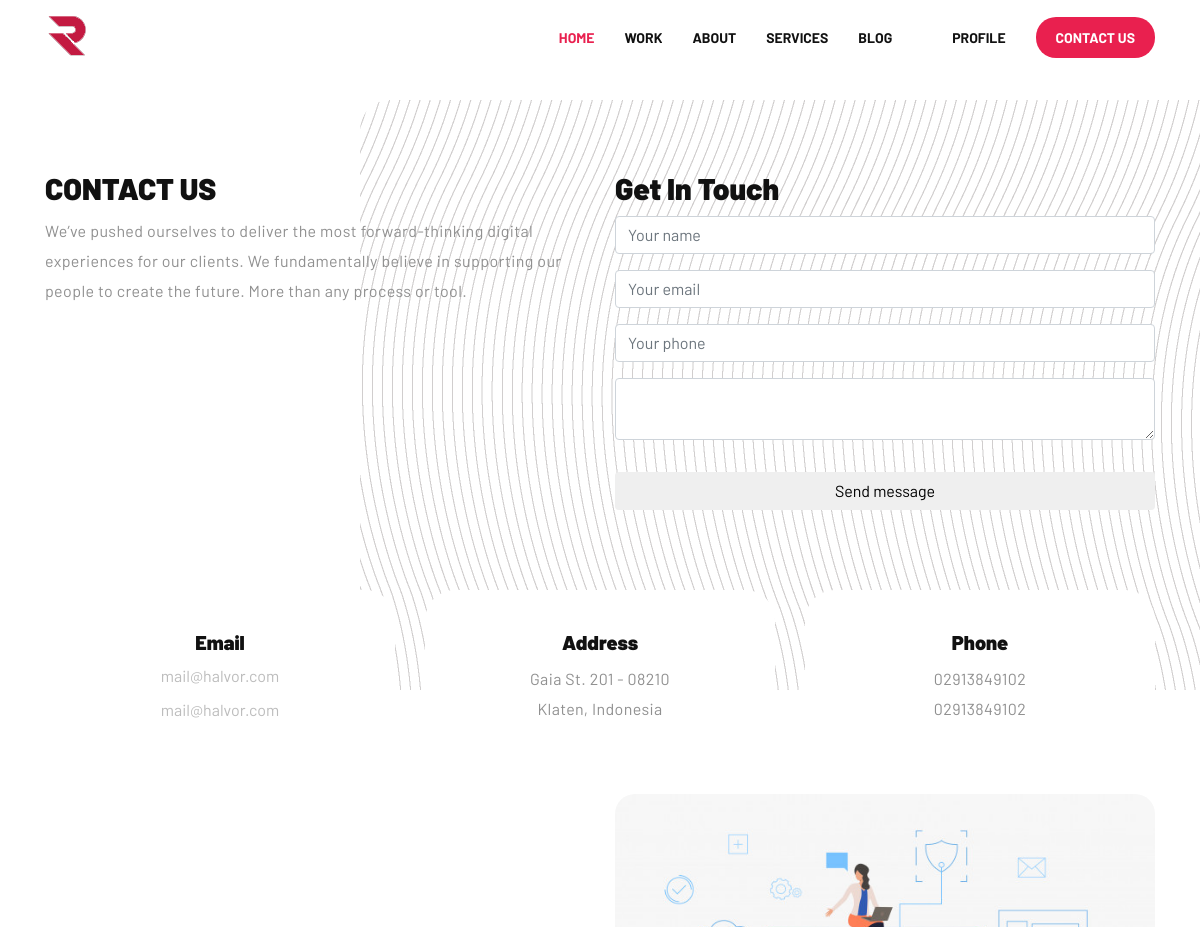
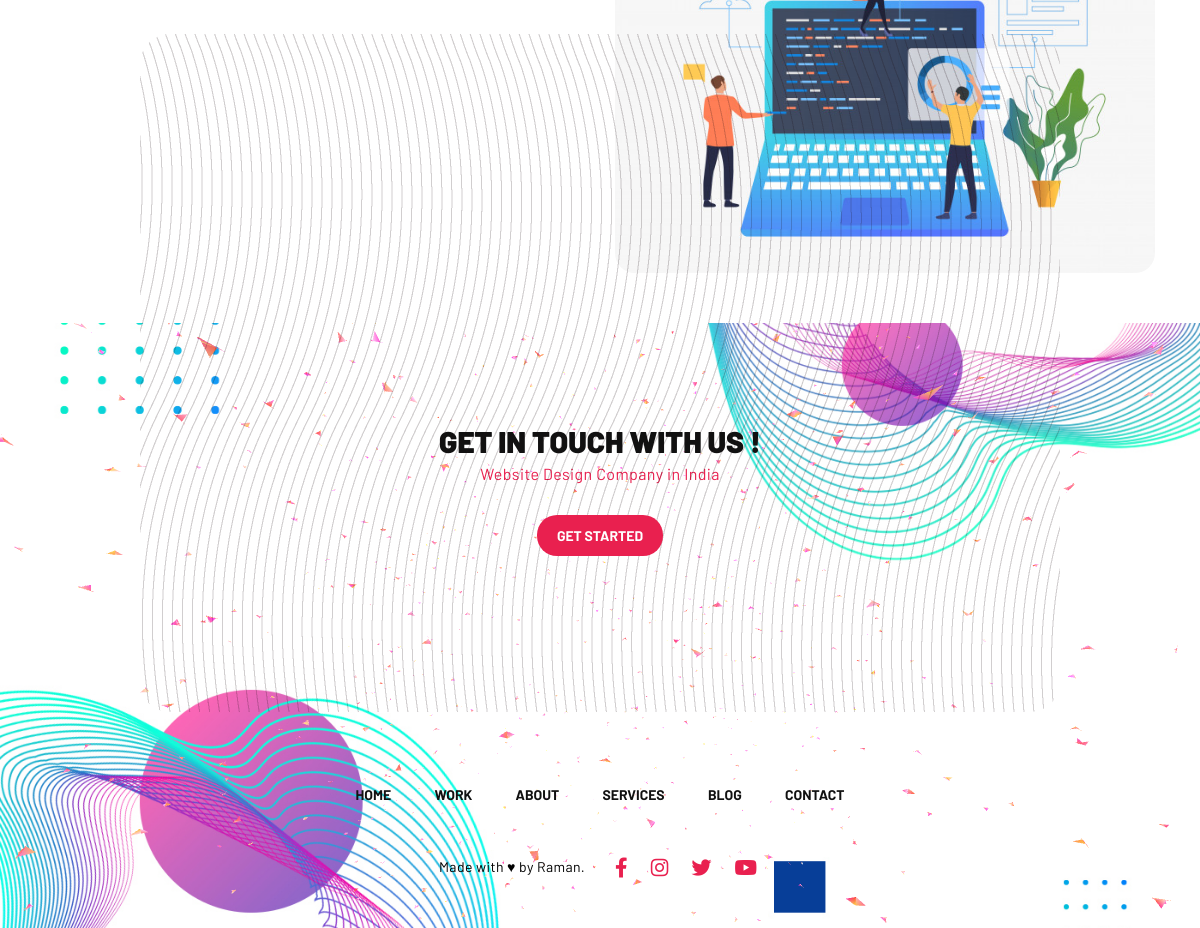
Page /contact/ on the committed database (2 pictures, top to bottom).
### frontend/models.py (models this page shows, shortened)
class Metadatas(models.Model):
	title = models.TextField()
	keyword = models.TextField()
	description = models.TextField()
	logo = models.ImageField(upload_to='images/', null=True)
	class Meta:
		verbose_name= 'Metadatas'
		verbose_name_plural= 'Metadata'

class Footer(models.Model):
	background = models.ImageField(upload_to='images/', null=True)
	title = models.CharField(max_length=50)
	shorttitle = models.CharField(max_length=50)
	copyright = models.CharField(max_length=50)
	class Meta:
		verbose_name = 'Footers'
		verbose_name_plural ='Footer'

### frontend/views.py (the view, shortened to what this page needs)
# urls.py: path('contact/', views.contact, name='contact'),
def contact(request):
	ContactHome = ContactDetails.objects.all()
	FooterContact = Footer.objects.all()
	MetaContact = Metadatas.objects.all()
	return render(request, 'contact.html', {'Homemessage':ContactHome, 'Foot':FooterContact, 'Metadat':MetaContact})

### frontend/templates/contact.html (shortened to what this page needs)
{% extends 'home.html' %}
{% load static %}
{% block body %}
    <div id="halvor">
        <section class="header-page">
            <div class="container">
                <div class="row">
                    <div class="col-md-6 col-12 text-md-left text-center mt-30">
                        <div class="head-text">
                            <h2>CONTACT US</h2>
                            <p>We’ve pushed ourselves to deliver the most forward-thinking digital experiences for our
                                clients. We fundamentally believe in supporting our people to create the future. More
                                than
                                any process or tool.</p>
                        </div>
                    </div>
                    <div class="col-md-6 col-12 text-md-left text-center mt-30">
                        <div class="head-text">
                            <h2>Get In Touch</h2>
                            <form class="form-default"  role="form" action="" method="POST">
                                  <div class="form-group">
                                    <div class="input-group input-group--style-1">
<input type="text" class="form-control" placeholder="Your name" id="cName" autocomplete="off" name="name" value="" maxlength="75" required="required">
 </div>
</div>
<div class="form-group">
                                    <div class="input-group input-group--style-1">
<input type="email" class="form-control" placeholder="Your email" id="cName" autocomplete="off" name="email" value="" maxlength="75" required="required">
 </div>
</div>
<div class="form-group">
                                    <div class="input-group input-group--style-1">
<input type="number" class="form-control" placeholder="Your phone" id="cName" autocomplete="off" name="phone" value="" maxlength="13" required="required">
 </div>
</div>
<div class="form-group">
                                    <div class="input-group input-group--style-1">
<textarea class="form-control" name="message"></textarea>
 </div>
</div>
<div class="row align-items-center">
                                                <div class="col-12 text-right  mt-3">
                                                    <button type="submit" class="btn btn-styled btn-base-1 w-100 btn-md">Send message</button>
                                                </div>
                                            </div>
                            </form>
                        </div>
                    </div>
                </div>
                <div id="headmove" class="lines-page">
                    <div data-depth="0.2" class="img-line">
                    </div>
                </div>
            </div>
        </section>
        <section class="contact between text-center">
            <div class="container">
                <div class="row">
                    <div class="col-md-4">
                        <div class="contact-item">
                            <h2>Email</h2>
                            <a href="mailto:someone@example.com?Subject=Hello%20again" target="_top">mail@halvor.com</a>
                            <a href="mailto:someone@example.com?Subject=Hello%20again" target="_top">mail@halvor.com</a>
                        </div>
                    </div>
                    <div class="col-md-4">
                        <div class="contact-item">
                            <h2>Address</h2>
                            <p>Gaia St. 201 - 08210</p>
                            <p>Klaten, Indonesia</p>
                        </div>
                    </div>
                    <div class="col-md-4">
                        <div class="contact-item">
                            <h2>Phone</h2>
                            <p>02913849102</p>
                            <p>02913849102</p>
                        </div>
                    </div>
                    <div class="col-md-6 mt-30">
                           <iframe class="img-fluid" src="https://www.google.com/maps/embed?pb=!1m18!1m12!1m3!1d124452.10752062181!2d79.04830127807635!3d12.899466771065892!2m3!1f0!2f0!3f0!3m2!1i1024!2i768!4f13.1!3m3!1m2!1s0x3bad38e61fa68ffb%3A0xbedda6917d262b5e!2sVellore%2C%20Tamil%20Nadu!5e0!3m2!1sen!2sin!4v1608530174484!5m2!1sen!2sin" style="width:100%;height:400px;border-radius:25px"frameborder="0" style="border:0;" allowfullscreen="" aria-hidden="false" tabindex="0"></iframe>
                        </div>
                        <div class="col-md-6 mt-30">
                            <img class="img-fluid" src="{% static 'assets/img/contact/2.jpg' %}" alt="">
                        </div>
                </div>
            </div>
        </section>
{% endblock body %}

### frontend/templates/home.html (shortened to what this page needs)
{% load static %}
<!DOCTYPE html>
<html lang="en">
{% for data in Metadat %}
<head>
    <link rel="stylesheet" href="{% static 'assets/css/plugin.css' %}">
    <link rel="stylesheet" href="{% static 'assets/css/style.css' %}">
    <link rel="stylesheet" href="{% static 'assets/css/responsive.css' %}">
    <link rel="stylesheet" href="{% static 'assets/fonts/font-awesome/css/all.css' %}">
</head>
<body>
    <nav>
        <div class="container">
            <div class="navbars">
                <div class="logo">
                    <a class="load-halvor" href="{% url 'index' %}">
                        <img src="/images/{{data.logo}}" alt="">
                    </a>
                </div>
                <ul class="links">
                    <li class="normal-link active"><a class="load-halvor" data-link='HOME'
                            href="{% url 'index' %}">HOME</a></li>
                    <li class="normal-link"><a class="load-halvor" data-link='WORK' href="{% url 'work' %}">WORK</a></li>
                    <li class="normal-link"><a class="load-halvor" data-link='ABOUT' href="{% url 'about' %}">ABOUT</a></li>
                    <li class="normal-link"><a class="load-halvor" data-link='SERVICES' href="{% url 'service' %}">SERVICES</a>
                    </li>
                    <li class="normal-link"><a class="load-halvor" data-link='BLOG' href="{% url 'blog' %}">BLOG</a></li>
                    <li>
                        <li class="normal-link"><a class="load-halvor" data-link='PROFILE' href="{% url 'profile' %}">PROFILE</a></li>
                    <li>
                        <div class="button_su">
                            <a  href="{% url 'contact' %}" class="button_su_inner load-halvor">
                                <span class="button_text_container">
                                    CONTACT US
                                </span>
                            </a>
                        </div>
                    </li>
                </ul>
            </div>
        </div>
    </nav>
    {% endfor %}
{% block body %}
{% endblock body %}
{% for msg in Foot %}
<footer id="ram" style="background-image: url(images/{{ MEDIA_ROOT }}{{ msg.background }})">
            <div class="container">
                <div class="row">
                    <div class="col-md-10 offset-md-1 text-center">
                        <div class="to-touch">
                            <div class="bg-footer" id="headmove-3">
                                <div data-depth="0.2" class="img-line">
                                    <img src="{% static 'assets/img/lines.png' %}" alt="">
                                </div>
                            </div>
                            <h2>{{msg.title}}</h2>
                            <p>{{msg.shorttitle}}</p>
                            <div class="button_su mt-10">
                                <a href="{% url 'contact' %}" class="button_su_inner load-halvor">
                                    <span class="button_text_container">
                                        GET STARTED
                                    </span>
                                </a>
                            </div>
                        </div>
                    </div>
                    <div class="col-md-12 text-center mt-40">
                        <div class="nav-footer">
                            <ul>
                                <li><a href="{% url 'index' %}">HOME</a></li>
                                <li><a href="{% url 'work' %}">WORK</a></li>
                                <li><a href="{% url 'about' %}">ABOUT</a></li>
                                <li><a href="{% url 'service' %}">SERVICES</a></li>
                                <li><a href="{% url 'blog' %}">BLOG</a></li>
                                <li><a href="{% url 'contact' %}">CONTACT</a></li>
                            </ul>
                        </div>
                    </div>
                    <div class="col-md-6 text-center text-md-right mt-30">
                        <div class="copy">
                            <p>{{msg.copyright}}</p>
                        </div>
                    </div>
                    <div class="col-md-6 text-center text-md-left mt-30">
                        <div class="social-footer">
                            <ul>
                                <li><a href="#"><i class="fab fa-facebook-f" aria-hidden="true"></i></a></li>
                                <li><a href="#"><i class="fab fa-instagram" aria-hidden="true"></i></a></li>
                                <li><a href="#"><i class="fab fa-twitter" aria-hidden="true"></i></a></li>
                                <li><a href="#"><i class="fab fa-youtube" aria-hidden="true"></i></a></li>
                            </ul>
                        </div>
                    </div>
                </div>
            </div>
        </footer>
         {% endfor %}
</body>
</html>

### rows in the picture
Metadatas: logo (picture)
Footer: background (picture), title "GET IN TOUCH WITH US !", shorttitle "Website Design Company in India", copyright "Made with ♥ by Raman."
